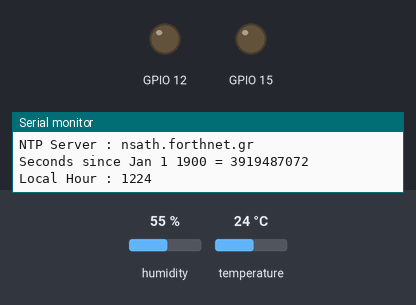
This sketch was run on a simulated ESP8266 (NodeMCU). On the bench: output pins drawn as LEDs (lit = HIGH), the last lines printed to the serial monitor. Dashed ring = blinking. The test bench sets the inputs (shaded band); at power-on: temperature 24 °C, humidity 55 %. WiFi joins after 1.5 s; servers stay silent unless stated.

Above: at 2.7 s.
2.8 s: temperature set to 2 °C
At 3.68 s:
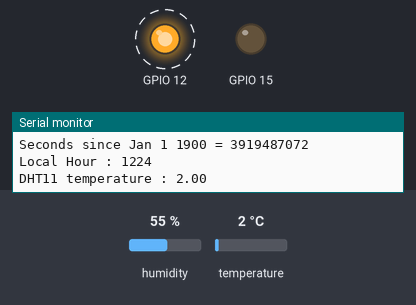
Timing chart, 0 to 5.9 s (numbered marks = the images above; inputs shaded):
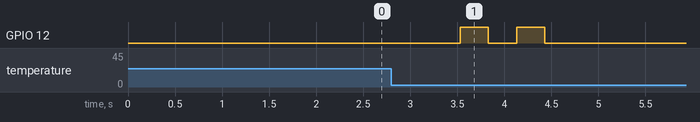

The sketch:

gogu_prj.ino
```cpp
#include <SoftwareSerial.h>
#include <ESP8266WiFi.h>
#include <WiFiUdp.h>
#include "gogu.h"


const char* ssid     = "DIGI-8N2x";
const char* password = "salem2015";

byte gu8_PreviousGoodHour = 8;
byte gu8_NbOfErrors = 0;


void setup() {
  // put your setup code here, to run once:
  gogu_InitSerial();
  gogu_WifiConnect();
  gogu_setPinDirection(RED_LED, OUTPUT);
  gogu_setPinDirection(GREEN_LED, OUTPUT);
}

void loop()
{
  byte lu8_localHour = 0;
  S_DATA_STRUCT s_Data;

  if (  WiFi.status() == WL_CONNECTED)
  {
    Serial.print("\n Still Connected!\n");
  }
  else
  {
    gogu_WifiConnect();
  }

  lu8_localHour = gogu_ReturnCurentHour(&s_Data);


  Serial.print("Local Hour : ");
  if (lu8_localHour != 0)
  {
    gu8_NbOfErrors = 0;
    gu8_PreviousGoodHour = s_Data.hour;
    Serial.print(s_Data.hour);
    Serial.println(s_Data.minutes);
  }
  else
  {
    gu8_NbOfErrors++;
    if (gu8_NbOfErrors > 6)
    {
      gu8_PreviousGoodHour = 8;
      //ESP.restart();
    }
    Serial.print(" Error, no hour received; previous hour was: ");
    Serial.println(gu8_PreviousGoodHour);
  }

  if(gogu_getDHT_data(&s_Data))
  {
    gogu_blinkLed(GREEN_LED,s_Data.temperature );
  }
  else
  {
    gogu_blinkLed(RED_LED, 3 );
  }

  if((lu8_localHour >= 8) && (lu8_localHour >= 22))
  {

  }
  else
  {

  }

  //gogu_sendDataToBlynk(s_blynkData);
  // wait ten seconds before asking for the time again
  delay(20000);

}
```

.ino.cpp
```cpp
#ifdef __IN_ECLIPSE__
//This is a automatic generated file
//Please do not modify this file
//If you touch this file your change will be overwritten during the next build
//This file has been generated on 2017-11-05 10:25:17

#include "Arduino.h"
#include "gogu.h"
#include <SoftwareSerial.h>
#include <ESP8266WiFi.h>
#include <WiFiUdp.h>
#include "gogu.h"
#include "gogu.h"
#include <DHT.h>
#include "gogu.h"
void gogu_setPinDirection(byte pinNumber, byte pinDirection) ;
void gogu_blinkLed(byte ledNumber, byte blinks) ;
void setup() ;
void loop() ;
boolean gogu_ReturnCurentHour(S_DATA_STRUCT *time) ;
void sendNTPpacket(IPAddress& address) ;
boolean gogu_getDHT_data(S_DATA_STRUCT *climate) ;
void gogu_InitSerial() ;
void gogu_WifiConnect() ;

#include "gogu_prj.ino"

#include "blink_led.ino"
#include "internet_time.ino"
#include "sendToBlynk.ino"
#include "temperature_management.ino"
#include "wifi.ino"

#endif
```

blink_led.ino
```cpp
#include "gogu.h"

void gogu_setPinDirection(byte pinNumber, byte pinDirection)
{
  pinMode(pinNumber, pinDirection);
  digitalWrite(pinNumber, LOW);
}

void gogu_blinkLed(byte ledNumber, byte blinks)
{
  byte i = 0;

  for (i = 0; i<blinks; i++)
  {
    digitalWrite(ledNumber, HIGH);   // turn the LED on (HIGH is the voltage level)
    delay(BLINK_PERIOD);                       // wait for a second
    digitalWrite(ledNumber, LOW);    // turn the LED off by making the voltage LOW
    delay(BLINK_PERIOD);                       // wait for a second
  }
}
```

gogu.h
```cpp
/*
 * gogu.h
 *
 *  Created on: Nov 4, 2017
 *      Author: trepa
 */

#ifndef GOGU_H_
#define GOGU_H_

#define RED_LED     15u
#define GREEN_LED   12u
#define BLUE_LED    13u

#define BLINK_PERIOD  300 //time in ms

#define DHTTYPE DHT11
#define DHTPIN  2

extern char auth[];

typedef struct
{
  byte  hour;
  byte  minutes;
  float temperature;
  float humidity;
}S_DATA_STRUCT;

#endif /* GOGU_H_ */
```

internet_time.ino
```cpp
#include "gogu.h"

/* Don't hardwire the IP address or we won't get the benefits of the pool.
 *  Lookup the IP address for the host name instead */
IPAddress timeServerIP; // time.nist.gov NTP server address
//const char* ntpServerName = "time.nist.gov";
const char* ntpServerName = "nsath.forthnet.gr";
const int NTP_PACKET_SIZE = 48;		// NTP time stamp is in the first 48 bytes of the message
byte packetBuffer[ NTP_PACKET_SIZE]; //buffer to hold incoming and outgoing packets
unsigned int localPort = 2390;      // local port to listen for UDP packets

// A UDP instance to let us send and receive packets over UDP
WiFiUDP udp;


boolean gogu_ReturnCurentHour(S_DATA_STRUCT *time)
{
	boolean lu8_returnValue = 0;
	byte lu8_count = 0;
	int cb = 0;

	while((!cb) && (lu8_count < 3))
	{
		//get a random server from the pool
		WiFi.hostByName(ntpServerName, timeServerIP);
		Serial.print("NTP Server : ");
		Serial.println(ntpServerName);

		sendNTPpacket(timeServerIP); // send an NTP packet to a time server
		// wait to see if a reply is available
		delay(1000);

		cb = udp.parsePacket();
		lu8_count= lu8_count + 1;
	}

	if (!cb) {
		Serial.println("no packet yet");
		return 0;
	}
	else {
		//    // We've received a packet, read the data from it
		udp.read(packetBuffer, NTP_PACKET_SIZE); // read the packet into the buffer

		//the timestamp starts at byte 40 of the received packet and is four bytes,
		// or two words, long. First, esxtract the two words:

		unsigned long highWord = word(packetBuffer[40], packetBuffer[41]);
		unsigned long lowWord = word(packetBuffer[42], packetBuffer[43]);
		// combine the four bytes (two words) into a long integer
		// this is NTP time (seconds since Jan 1 1900):
		unsigned long secsSince1900 = highWord << 16 | lowWord;
		Serial.print("Seconds since Jan 1 1900 = " );
		Serial.println(secsSince1900);

		// now convert NTP time into everyday time:
		// Unix time starts on Jan 1 1970. In seconds, that's 2208988800:
		const unsigned long seventyYears = 2208988800UL;
		// subtract seventy years:
		unsigned long epoch = secsSince1900 - seventyYears;

		int UTC_hour 	= (epoch  % 86400L) / 3600;
		int UTC_min		= (epoch  % 3600) / 60;

		time->hour = UTC_hour + 2;
		time->minutes = UTC_min;
		lu8_returnValue = 1;

	}

	return lu8_returnValue;

}

// send an NTP request to the time server at the given address
void sendNTPpacket(IPAddress& address)
{
	//  Serial.println("sending NTP packet...");
	// set all bytes in the buffer to 0
	memset(packetBuffer, 0, NTP_PACKET_SIZE);
	// Initialize values needed to form NTP request
	// (see URL above for details on the packets)
	packetBuffer[0] = 0b11100011;   // LI, Version, Mode
	packetBuffer[1] = 0;     // Stratum, or type of clock
	packetBuffer[2] = 6;     // Polling Interval
	packetBuffer[3] = 0xEC;  // Peer Clock Precision
	// 8 bytes of zero for Root Delay & Root Dispersion
	packetBuffer[12]  = 49;
	packetBuffer[13]  = 0x4E;
	packetBuffer[14]  = 49;
	packetBuffer[15]  = 52;

	// all NTP fields have been given values, now
	// you can send a packet requesting a timestamp:
	udp.beginPacket(address, 123); //NTP requests are to port 123
	udp.write(packetBuffer, NTP_PACKET_SIZE);
	udp.endPacket();
}
```

sendToBlynk.ino
```cpp
//#include <SPI.h>
//#include <ESP8266WiFi.h>
//#include <BlynkSimpleEsp8266.h>
//#include "gogu.h"
//
//// You should get Auth Token in the Blynk App.
//// Go to the Project Settings (nut icon).
//char auth[] = "cc52b581c0254520a61b504bdf7c3709";
//
////void gogu_sendDataToBlynk(S_BLYBK_STRUCT s_blynkData)
////{
////  static byte i = 0;
////  Blynk.run();
////  delay(300);
////  Blynk.virtualWrite(V0, i);
////  i = i +1;
////  delay(1000);
////  Blynk.virtualWrite(V1, i);
////  delay(1000);
////
////}
//
//
//
```

temperature_management.ino
```cpp
#include <DHT.h>
#include "gogu.h"

DHT dht(DHTPIN, DHTTYPE, 11); // 11 works fine for ESP8266
float humidity, temp_f;  // Values read from sensor

boolean gogu_getDHT_data(S_DATA_STRUCT *climate)
{
  boolean lu8_returnValue = 1;
  dht.begin();
  delay(1000);

 // climate->humidity = dht.readHumidity();
  climate->temperature = dht.readTemperature(); // or dht.readTemperature(true) for Fahrenheit

	if (isnan(climate->temperature))
	{
		Serial.println("ERROR : DHT11 temperature!!");
    climate->temperature = 255;
    lu8_returnValue = 0;
	}
	else
	{
		Serial.print("DHT11 temperature : ");
		Serial.println(climate->temperature);

	}
	return lu8_returnValue;
}
```

wifi.ino
```cpp
void gogu_InitSerial()
{
  Serial.begin(115200);
  Serial.println("\nSoftware serial test started");

  Serial.println();
  Serial.println();
}

void gogu_WifiConnect()
{
  Serial.print("Connecting to ");
  Serial.println(ssid);

  WiFi.begin(ssid, password);

  while (WiFi.status() != WL_CONNECTED) {
    delay(500);
    Serial.print(".");
  }

  Serial.println("");
  Serial.println("WiFi connected");
  Serial.println("IP address: ");
  Serial.println(WiFi.localIP());

  Serial.println("Starting UDP");
  udp.begin(localPort);
  Serial.print("Local port: ");
  Serial.println(udp.localPort());
}
```

Measured:
- after the input at 2.8 s, GPIO 12: goes on until 4.4 s, then stays LOW
